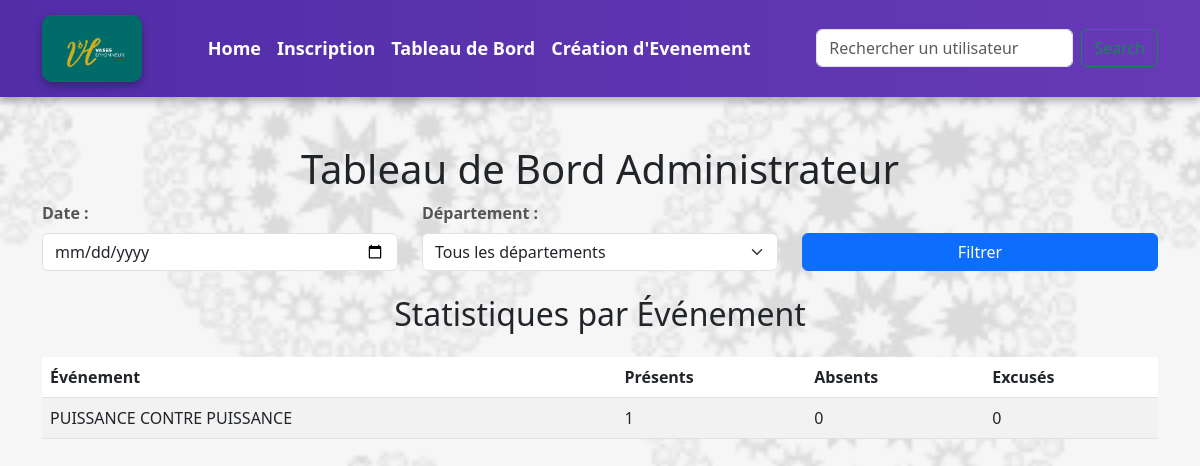
Before: /tableau-de-bord/ with the older database file.
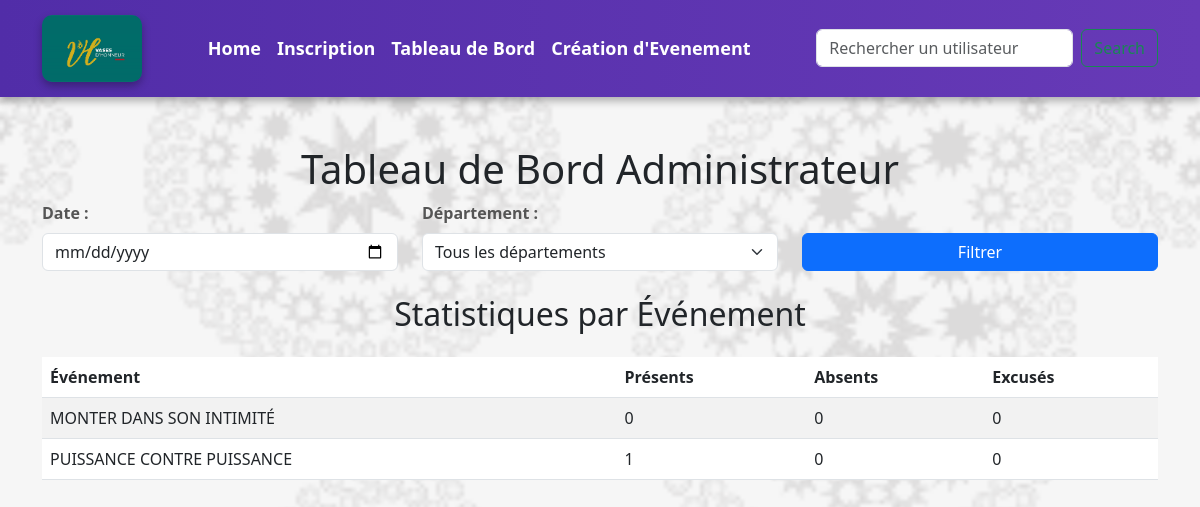
After: the same page with the newer database file.
### application/models.py (models this page shows, shortened)
class Evenement(models.Model):
    titre = models.CharField(max_length=200)
    description = models.TextField()
    date_debut = models.DateTimeField()
    date_fin = models.DateTimeField(blank=True, null=True)
    image = models.ImageField(null=True, blank=True, upload_to="images/")
    organisateur = models.CharField(max_length=250,blank=True, null=True)

### application/views.py (the view)
# urls.py: path('tableau-de-bord/', views.tableau_de_bord, name='tableau_de_bord'),
def tableau_de_bord(request):
    date_filtre = request.GET.get('date')
    departement_filtre = request.GET.get('departement')
    presences = Presence.objects.filter(statut__in=['present', 'absent', 'excuse']).select_related('membre', 'evenement')
    if date_filtre:
        presences = presences.filter(date=date_filtre)
    if departement_filtre:
        presences = presences.filter(membre__departement_id=departement_filtre)
    total_present = presences.filter(statut='present').count()
    total_absent = presences.filter(statut='absent').count()
    total_excuse = presences.filter(statut='excuse').count()
    stats_par_departement = (
        Departement.objects.annotate(
            total_utilisateurs=Count('utilisateurs', distinct=True),  #  Compter correctement les membres distincts
            total_presences=Count('utilisateurs__presence', filter=Q(utilisateurs__presence__statut='present')),
        ).annotate(
            total_absences=F('total_utilisateurs') - F('total_presences')  # Déduire les absents à partir du total
        ).order_by('nom_depart')
    )
    total_absent = sum(departement.total_absences for departement in stats_par_departement if departement.total_utilisateurs > 0)
    stats_par_evenement = (
        Evenement.objects.annotate(
            total_participants=Count('presence__membre'),  # Remplace 'utilisateurs' par le bon champ
            total_presences=Count('presence', filter=Q(presence__statut='present')),
            total_excuses=Count('presence', filter=Q(presence__statut='excuse')),
        ).annotate(
            total_absences=F('total_participants') - F('total_presences')
        ).order_by('titre')
    )
    departements = Departement.objects.all()
    return render(request, 'tableau_de_bord.html', {
        'presences': presences,
        'total_present': total_present,
        'total_absent': total_absent,
        'total_excuse': total_excuse,
        'stats_par_departement': stats_par_departement,
        'stats_par_evenement': stats_par_evenement,
        'departements': departements,
    })

### application/templates/tableau_de_bord.html (shortened to what this page needs)
{% extends "base.html" %}
{% block content %}
<div class="container my-5">
    <h1 class="text-center">Tableau de Bord Administrateur</h1>
    <form method="get" action="{% url 'tableau_de_bord' %}" class="mb-4">
        <div class="row">
            <div class="col-md-4">
                <label for="date" class="form-label">Date :</label>
                <input type="date" name="date" id="date" class="form-control" value="{{ request.GET.date }}">
            </div>
            <div class="col-md-4">
                <label for="departement" class="form-label">Département :</label>
                <select name="departement" id="departement" class="form-select">
                    <option value="">Tous les départements</option>
                </select>
            </div>
            <div class="col-md-4 d-flex align-items-end">
                <button type="submit" class="btn btn-primary w-100">Filtrer</button>
            </div>
        </div>
    </form>
<h2>Statistiques par Événement</h2>
<table class="table table-striped mt-4">
    <thead>
        <tr>
            <th>Événement</th>
            <th>Présents</th>
            <th>Absents</th>
            <th>Excusés</th>
        </tr>
    </thead>
    <tbody>
        {% for stat in stats_par_evenement %}
        <tr>
            <td><a class="nav-link" href="{% url 'statistique_evenement' stat.id %}">{{ stat.titre }}</a></td>
            <td>{{ stat.total_presences }}</td>
            <td>{{ stat.total_absences }}</td>
            <td>{{ stat.total_excuses }}</td>
        </tr>
        {% endfor %}
    </tbody>
</table>
{% endblock content %}

Changed rows visible on the page:
added Evenement: titre "MONTER DANS SON INTIMITÉ", total_presences "0", total_absences "0", total_excuses "0"
